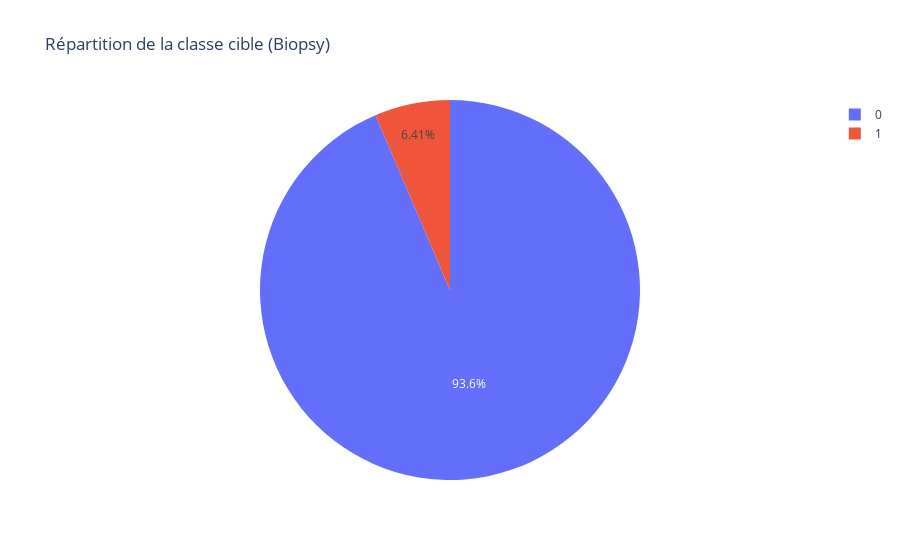

Source (notebook cell):
### Code cell
#verification du désiquilibre ou non de la  colone BiopSy
fig = px.pie(df, names='Biopsy', title="Répartition de la classe cible (Biopsy)")
fig.show()

### Figure 1 — Plotly figure (JSON) as saved in the notebook; plotly's stock layout.template omitted (floating-point values rounded to 4 significant figures; data arrays with more than 128 entries replaced by an {"elided": "..."} marker saying what was removed)
{"data": [{"domain": {"x": [0, 1], "y": [0, 1]}, "hovertemplate": "Biopsy=%{label}<extra></extra>", "labels": {"elided": "858 int values"}, "legendgroup": "", "name": "", "showlegend": true, "type": "pie"}], "layout": {"legend": {"tracegroupgap": 0}, "title": {"text": "Répartition de la classe cible (Biopsy)"}}}
